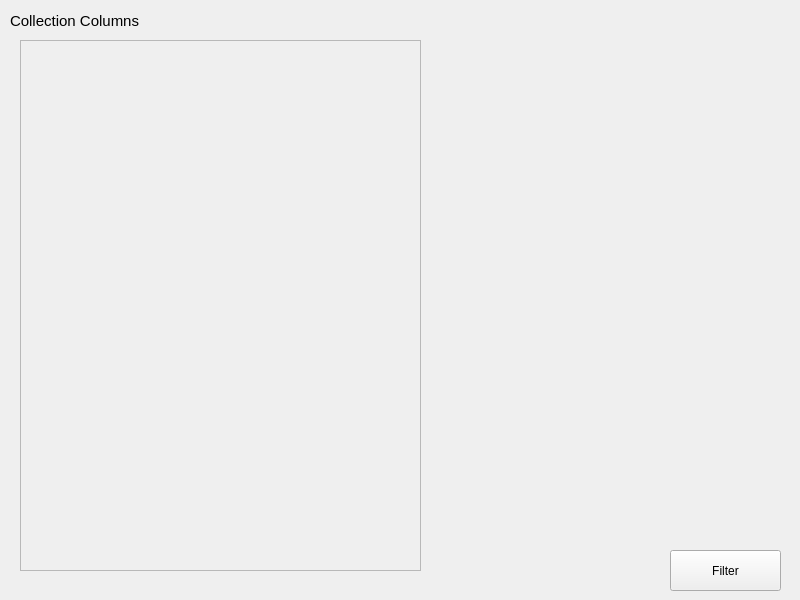
<?xml version="1.0" encoding="UTF-8"?>
<ui version="4.0">
 <class>MainWindow</class>
 <widget class="QMainWindow" name="MainWindow">
  <property name="geometry">
   <rect>
    <x>0</x>
    <y>0</y>
    <width>800</width>
    <height>600</height>
   </rect>
  </property>
  <property name="windowTitle">
   <string>MainWindow</string>
  </property>
  <widget class="QWidget" name="centralwidget">
   <property name="minimumSize">
    <size>
     <width>800</width>
     <height>600</height>
    </size>
   </property>
   <property name="maximumSize">
    <size>
     <width>800</width>
     <height>600</height>
    </size>
   </property>
   <widget class="QWidget" name="fieldsContainerWidget" native="true">
    <property name="geometry">
     <rect>
      <x>10</x>
      <y>30</y>
      <width>421</width>
      <height>551</height>
     </rect>
    </property>
    <widget class="QScrollArea" name="scrollArea">
     <property name="geometry">
      <rect>
       <x>10</x>
       <y>10</y>
       <width>401</width>
       <height>531</height>
      </rect>
     </property>
     <property name="widgetResizable">
      <bool>true</bool>
     </property>
     <widget class="QWidget" name="fieldsWidget">
      <property name="geometry">
       <rect>
        <x>0</x>
        <y>0</y>
        <width>399</width>
        <height>529</height>
       </rect>
      </property>
     </widget>
    </widget>
   </widget>
   <widget class="QLabel" name="label">
    <property name="geometry">
     <rect>
      <x>10</x>
      <y>10</y>
      <width>421</width>
      <height>21</height>
     </rect>
    </property>
    <property name="font">
     <font>
      <pointsize>11</pointsize>
     </font>
    </property>
    <property name="text">
     <string>Collection Columns</string>
    </property>
   </widget>
   <widget class="QPushButton" name="filterButton">
    <property name="geometry">
     <rect>
      <x>670</x>
      <y>550</y>
      <width>111</width>
      <height>41</height>
     </rect>
    </property>
    <property name="text">
     <string>Filter</string>
    </property>
   </widget>
  </widget>
 </widget>
 <resources/>
 <connections/>
</ui>
